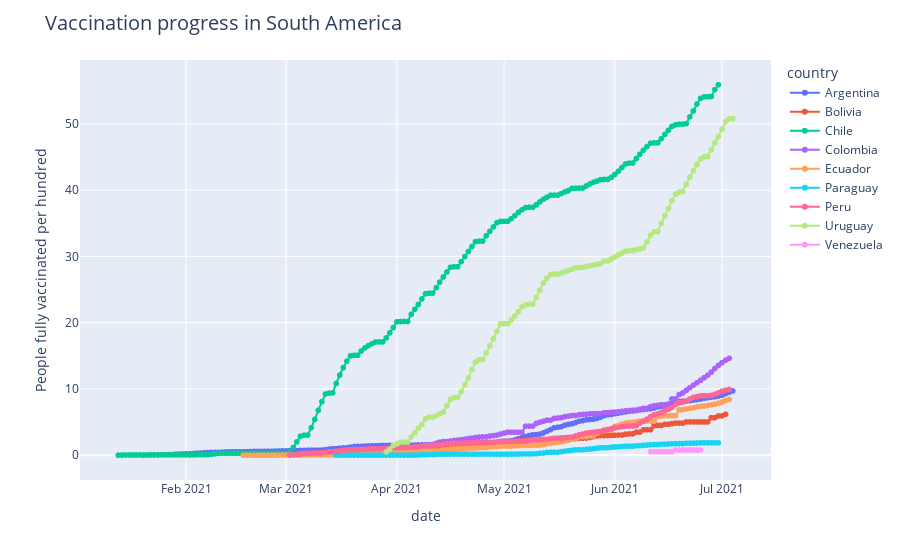

Notebook source saved alongside this figure:
### Code cell
fig = px.line(df_southa, x='date', y='people_fully_vaccinated_per_hundred', color='country', text='country')

fig.update_traces(mode='markers+lines',
                  hovertemplate=
                  '<b>%{text}</b><br>'+
                  'Fully vaccinated per 100: <b>%{y:.2f}</b><br>'+
                  '<extra>%{x}</extra>')

fig.update_layout(
    title = 'Vaccination progress in South America',
    title_font_size=20,
    hoverlabel=dict(font_size=12), 
    hovermode='x'
    )

fig.update_yaxes(
    title="People fully vaccinated per hundred"
    )

fig.show()

### Figure 1 — Plotly figure (JSON) as saved in the notebook; plotly's stock layout.template omitted (floating-point values rounded to 4 significant figures; data arrays with more than 128 entries replaced by an {"elided": "..."} marker saying what was removed)
{"data": [{"hovertemplate": "<b>%{text}</b><br>Fully vaccinated per 100: <b>%{y:.2f}</b><br><extra>%{x}</extra>", "legendgroup": "Argentina", "line": {"color": "#636efa", "dash": "solid"}, "mode": "markers+lines", "name": "Argentina", "showlegend": true, "text": {"elided": "166 str values"}, "type": "scattergl", "x": {"elided": "166 str values"}, "xaxis": "x", "y": {"elided": "166 float values"}, "yaxis": "y"}, {"hovertemplate": "<b>%{text}</b><br>Fully vaccinated per 100: <b>%{y:.2f}</b><br><extra>%{x}</extra>", "legendgroup": "Bolivia", "line": {"color": "#EF553B", "dash": "solid"}, "mode": "markers+lines", "name": "Bolivia", "showlegend": true, "text": ["Bolivia", "Bolivia", "Bolivia", "Bolivia", "Bolivia", "Bolivia", "Bolivia", "Bolivia", "Bolivia", "Bolivia", "Bolivia", "Bolivia", "Bolivia", "Bolivia", "Bolivia", "Bolivia", "Bolivia", "Bolivia", "Bolivia", "Bolivia", "Bolivia", "Bolivia", "Bolivia", "Bolivia", "Bolivia", "Bolivia", "Bolivia", "Bolivia", "Bolivia", "Bolivia", "Bolivia", "Bolivia", "Bolivia", "Bolivia", "Bolivia", "Bolivia", "Bolivia", "Bolivia", "Bolivia", "Bolivia", "Bolivia", "Bolivia", "Bolivia", "Bolivia", "Bolivia", "Bolivia", "Bolivia", "Bolivia", "Bolivia", "Bolivia", "Bolivia", "Bolivia", "Bolivia", "Bolivia", "Bolivia", "Bolivia", "Bolivia", "Bolivia", "Bolivia", "Bolivia", "Bolivia", "Bolivia", "Bolivia", "Bolivia", "Bolivia", "Bolivia", "Bolivia", "Bolivia", "Bolivia", "Bolivia", "Bolivia", "Bolivia", "Bolivia", "Bolivia", "Bolivia", "Bolivia", "Bolivia", "Bolivia", "Bolivia", "Bolivia", "Bolivia", "Bolivia", "Bolivia", "Bolivia", "Bolivia", "Bolivia", "Bolivia", "Bolivia", "Bolivia", "Bolivia", "Bolivia", "Bolivia", "Bolivia", "Bolivia", "Bolivia", "Bolivia", "Bolivia", "Bolivia", "Bolivia", "Bolivia", "Bolivia", "Bolivia", "Bolivia", "Bolivia", "Bolivia", "Bolivia", "Bolivia", "Bolivia", "Bolivia", "Bolivia", "Bolivia", "Bolivia", "Bolivia", "Bolivia", "Bolivia", "Bolivia", "Bolivia", "Bolivia", "Bolivia", "Bolivia", "Bolivia", "Bolivia", "Bolivia"], "type": "scattergl", "x": ["2021-03-02", "2021-03-03", "2021-03-04", "2021-03-05", "2021-03-06", "2021-03-07", "2021-03-08", "2021-03-09", "2021-03-10", "2021-03-11", "2021-03-12", "2021-03-13", "2021-03-14", "2021-03-15", "2021-03-16", "2021-03-17", "2021-03-18", "2021-03-19", "2021-03-20", "2021-03-21", "2021-03-22", "2021-03-23", "2021-03-24", "2021-03-25", "2021-03-26", "2021-03-27", "2021-03-28", "2021-03-29", "2021-03-30", "2021-03-31", "2021-04-01", "2021-04-02", "2021-04-03", "2021-04-04", "2021-04-05", "2021-04-06", "2021-04-07", "2021-04-08", "2021-04-09", "2021-04-10", "2021-04-11", "2021-04-12", "2021-04-13", "2021-04-14", "2021-04-15", "2021-04-16", "2021-04-17", "2021-04-18", "2021-04-19", "2021-04-20", "2021-04-21", "2021-04-22", "2021-04-23", "2021-04-24", "2021-04-25", "2021-04-26", "2021-04-27", "2021-04-28", "2021-04-29", "2021-04-30", "2021-05-01", "2021-05-02", "2021-05-03", "2021-05-04", "2021-05-05", "2021-05-06", "2021-05-07", "2021-05-08", "2021-05-09", "2021-05-10", "2021-05-11", "2021-05-12", "2021-05-13", "2021-05-14", "2021-05-15", "2021-05-16", "2021-05-17", "2021-05-18", "2021-05-19", "2021-05-20", "2021-05-21", "2021-05-22", "2021-05-23", "2021-05-24", "2021-05-25", "2021-05-26", "2021-05-27", "2021-05-28", "2021-05-29", "2021-05-30", "2021-05-31", "2021-06-01", "2021-06-02", "2021-06-03", "2021-06-04", "2021-06-05", "2021-06-06", "2021-06-07", "2021-06-08", "2021-06-09", "2021-06-10", "2021-06-11", "2021-06-12", "2021-06-13", "2021-06-14", "2021-06-15", "2021-06-16", "2021-06-17", "2021-06-18", "2021-06-19", "2021-06-20", "2021-06-21", "2021-06-22", "2021-06-23", "2021-06-24", "2021-06-25", "2021-06-26", "2021-06-27", "2021-06-28", "2021-06-29", "2021-06-30", "2021-07-01", "2021-07-02"], "xaxis": "x", "y": [0.08, 0.08, 0.08, 0.08, 0.08, 0.08, 0.08, 0.08, 0.08, 0.09, 0.09, 0.09, 0.09, 0.09, 0.09, 0.09, 0.1, 0.15, 0.16, 0.17, 0.24, 0.36, 0.49, 0.61, 0.74, 0.76, 0.76, 0.82, 0.88, 0.94, 0.99, 0.99, 1, 1, 1.06, 1.1, 1.14, 1.17, 1.21, 1.21, 1.21, 1.24, 1.27, 1.31, 1.36, 1.41, 1.42, 1.42, 1.47, 1.52, 1.57, 1.62, 1.63, 1.63, 1.64, 1.7, 1.76, 1.84, 1.84, 1.84, 2, 2, 2.06, 2.11, 2.16, 2.2, 2.25, 2.26, 2.27, 2.31, 2.34, 2.37, 2.37, 2.4, 2.43, 2.44, 2.45, 2.5, 2.5, 2.5, 2.54, 2.56, 2.57, 2.59, 2.68, 2.79, 2.91, 2.96, 2.97, 2.97, 3, 3.02, 3.04, 3.05, 3.18, 3.21, 3.22, 3.49, 3.49, 3.85, 3.85, 3.85, 4.48, 4.5, 4.5, 4.67, 4.67, 4.77, 4.85, 4.85, 4.85, 5.02, 5.02, 5.02, 5.02, 5.02, 5.02, 5.02, 5.67, 5.67, 5.93, 5.93, 6.17], "yaxis": "y"}, {"hovertemplate": "<b>%{text}</b><br>Fully vaccinated per 100: <b>%{y:.2f}</b><br><extra>%{x}</extra>", "legendgroup": "Chile", "line": {"color": "#00cc96", "dash": "solid"}, "mode": "markers+lines", "name": "Chile", "showlegend": true, "text": {"elided": "169 str values"}, "type": "scattergl", "x": {"elided": "169 str values"}, "xaxis": "x", "y": {"elided": "169 float values"}, "yaxis": "y"}, {"hovertemplate": "<b>%{text}</b><br>Fully vaccinated per 100: <b>%{y:.2f}</b><br><extra>%{x}</extra>", "legendgroup": "Colombia", "line": {"color": "#ab63fa", "dash": "solid"}, "mode": "markers+lines", "name": "Colombia", "showlegend": true, "text": ["Colombia", "Colombia", "Colombia", "Colombia", "Colombia", "Colombia", "Colombia", "Colombia", "Colombia", "Colombia", "Colombia", "Colombia", "Colombia", "Colombia", "Colombia", "Colombia", "Colombia", "Colombia", "Colombia", "Colombia", "Colombia", "Colombia", "Colombia", "Colombia", "Colombia", "Colombia", "Colombia", "Colombia", "Colombia", "Colombia", "Colombia", "Colombia", "Colombia", "Colombia", "Colombia", "Colombia", "Colombia", "Colombia", "Colombia", "Colombia", "Colombia", "Colombia", "Colombia", "Colombia", "Colombia", "Colombia", "Colombia", "Colombia", "Colombia", "Colombia", "Colombia", "Colombia", "Colombia", "Colombia", "Colombia", "Colombia", "Colombia", "Colombia", "Colombia", "Colombia", "Colombia", "Colombia", "Colombia", "Colombia", "Colombia", "Colombia", "Colombia", "Colombia", "Colombia", "Colombia", "Colombia", "Colombia", "Colombia", "Colombia", "Colombia", "Colombia", "Colombia", "Colombia", "Colombia", "Colombia", "Colombia", "Colombia", "Colombia", "Colombia", "Colombia", "Colombia", "Colombia", "Colombia", "Colombia", "Colombia", "Colombia", "Colombia", "Colombia", "Colombia", "Colombia", "Colombia", "Colombia", "Colombia", "Colombia", "Colombia", "Colombia", "Colombia", "Colombia", "Colombia", "Colombia", "Colombia", "Colombia", "Colombia", "Colombia", "Colombia", "Colombia", "Colombia", "Colombia"], "type": "scattergl", "x": ["2021-03-13", "2021-03-14", "2021-03-15", "2021-03-16", "2021-03-17", "2021-03-18", "2021-03-19", "2021-03-20", "2021-03-21", "2021-03-22", "2021-03-23", "2021-03-24", "2021-03-25", "2021-03-26", "2021-03-27", "2021-03-28", "2021-03-29", "2021-03-30", "2021-03-31", "2021-04-01", "2021-04-02", "2021-04-03", "2021-04-04", "2021-04-05", "2021-04-06", "2021-04-07", "2021-04-08", "2021-04-09", "2021-04-10", "2021-04-11", "2021-04-12", "2021-04-13", "2021-04-14", "2021-04-15", "2021-04-16", "2021-04-17", "2021-04-18", "2021-04-19", "2021-04-20", "2021-04-21", "2021-04-22", "2021-04-23", "2021-04-24", "2021-04-25", "2021-04-26", "2021-04-27", "2021-04-28", "2021-04-29", "2021-04-30", "2021-05-01", "2021-05-02", "2021-05-03", "2021-05-04", "2021-05-05", "2021-05-06", "2021-05-07", "2021-05-08", "2021-05-09", "2021-05-10", "2021-05-11", "2021-05-12", "2021-05-13", "2021-05-14", "2021-05-15", "2021-05-16", "2021-05-17", "2021-05-18", "2021-05-19", "2021-05-20", "2021-05-21", "2021-05-22", "2021-05-23", "2021-05-24", "2021-05-25", "2021-05-26", "2021-05-27", "2021-05-28", "2021-05-29", "2021-05-30", "2021-05-31", "2021-06-01", "2021-06-02", "2021-06-03", "2021-06-04", "2021-06-05", "2021-06-06", "2021-06-07", "2021-06-08", "2021-06-09", "2021-06-10", "2021-06-11", "2021-06-12", "2021-06-13", "2021-06-14", "2021-06-15", "2021-06-16", "2021-06-17", "2021-06-18", "2021-06-19", "2021-06-20", "2021-06-21", "2021-06-22", "2021-06-23", "2021-06-24", "2021-06-25", "2021-06-26", "2021-06-27", "2021-06-28", "2021-06-29", "2021-06-30", "2021-07-01", "2021-07-02", "2021-07-03"], "xaxis": "x", "y": [0.07, 0.08, 0.09, 0.09, 0.1, 0.11, 0.11, 0.11, 0.11, 0.12, 0.12, 0.15, 0.23, 0.29, 0.35, 0.38, 0.45, 0.52, 0.56, 0.66, 0.72, 0.77, 0.79, 0.83, 0.83, 1.07, 1.26, 1.46, 1.59, 1.59, 1.8, 1.98, 2.06, 2.06, 2.15, 2.23, 2.27, 2.34, 2.42, 2.52, 2.59, 2.67, 2.74, 2.77, 2.77, 2.9, 2.96, 3.04, 3.2, 3.34, 3.47, 3.47, 3.47, 3.47, 3.47, 4.39, 4.39, 4.39, 4.8, 4.98, 5.13, 5.29, 5.29, 5.55, 5.62, 5.67, 5.82, 5.9, 5.99, 5.99, 6.11, 6.15, 6.19, 6.24, 6.28, 6.28, 6.28, 6.41, 6.43, 6.47, 6.51, 6.56, 6.62, 6.69, 6.75, 6.78, 6.82, 6.95, 7.06, 7.06, 7.34, 7.47, 7.53, 7.62, 7.62, 7.62, 8.5, 8.5, 9.15, 9.4, 9.78, 10.2, 10.58, 10.94, 11.32, 11.69, 12.06, 12.55, 13.08, 13.55, 13.96, 14.33, 14.62], "yaxis": "y"}, {"hovertemplate": "<b>%{text}</b><br>Fully vaccinated per 100: <b>%{y:.2f}</b><br><extra>%{x}</extra>", "legendgroup": "Ecuador", "line": {"color": "#FFA15A", "dash": "solid"}, "mode": "markers+lines", "name": "Ecuador", "showlegend": true, "text": {"elided": "137 str values"}, "type": "scattergl", "x": {"elided": "137 str values"}, "xaxis": "x", "y": {"elided": "137 float values"}, "yaxis": "y"}, {"hovertemplate": "<b>%{text}</b><br>Fully vaccinated per 100: <b>%{y:.2f}</b><br><extra>%{x}</extra>", "legendgroup": "Paraguay", "line": {"color": "#19d3f3", "dash": "solid"}, "mode": "markers+lines", "name": "Paraguay", "showlegend": true, "text": ["Paraguay", "Paraguay", "Paraguay", "Paraguay", "Paraguay", "Paraguay", "Paraguay", "Paraguay", "Paraguay", "Paraguay", "Paraguay", "Paraguay", "Paraguay", "Paraguay", "Paraguay", "Paraguay", "Paraguay", "Paraguay", "Paraguay", "Paraguay", "Paraguay", "Paraguay", "Paraguay", "Paraguay", "Paraguay", "Paraguay", "Paraguay", "Paraguay", "Paraguay", "Paraguay", "Paraguay", "Paraguay", "Paraguay", "Paraguay", "Paraguay", "Paraguay", "Paraguay", "Paraguay", "Paraguay", "Paraguay", "Paraguay", "Paraguay", "Paraguay", "Paraguay", "Paraguay", "Paraguay", "Paraguay", "Paraguay", "Paraguay", "Paraguay", "Paraguay", "Paraguay", "Paraguay", "Paraguay", "Paraguay", "Paraguay", "Paraguay", "Paraguay", "Paraguay", "Paraguay", "Paraguay", "Paraguay", "Paraguay", "Paraguay", "Paraguay", "Paraguay", "Paraguay", "Paraguay", "Paraguay", "Paraguay", "Paraguay", "Paraguay", "Paraguay", "Paraguay", "Paraguay", "Paraguay", "Paraguay", "Paraguay", "Paraguay", "Paraguay", "Paraguay", "Paraguay", "Paraguay", "Paraguay", "Paraguay", "Paraguay", "Paraguay", "Paraguay", "Paraguay", "Paraguay", "Paraguay", "Paraguay", "Paraguay", "Paraguay", "Paraguay", "Paraguay", "Paraguay", "Paraguay", "Paraguay", "Paraguay", "Paraguay", "Paraguay", "Paraguay", "Paraguay", "Paraguay", "Paraguay", "Paraguay", "Paraguay"], "type": "scattergl", "x": ["2021-03-15", "2021-03-16", "2021-03-17", "2021-03-18", "2021-03-19", "2021-03-20", "2021-03-21", "2021-03-22", "2021-03-23", "2021-03-24", "2021-03-25", "2021-03-26", "2021-03-27", "2021-03-28", "2021-03-29", "2021-03-30", "2021-03-31", "2021-04-01", "2021-04-02", "2021-04-03", "2021-04-04", "2021-04-05", "2021-04-06", "2021-04-07", "2021-04-08", "2021-04-09", "2021-04-10", "2021-04-11", "2021-04-12", "2021-04-13", "2021-04-14", "2021-04-15", "2021-04-16", "2021-04-17", "2021-04-18", "2021-04-19", "2021-04-20", "2021-04-21", "2021-04-22", "2021-04-23", "2021-04-24", "2021-04-25", "2021-04-26", "2021-04-27", "2021-04-28", "2021-04-29", "2021-04-30", "2021-05-01", "2021-05-02", "2021-05-03", "2021-05-04", "2021-05-05", "2021-05-06", "2021-05-07", "2021-05-08", "2021-05-09", "2021-05-10", "2021-05-11", "2021-05-12", "2021-05-13", "2021-05-14", "2021-05-15", "2021-05-16", "2021-05-17", "2021-05-18", "2021-05-19", "2021-05-20", "2021-05-21", "2021-05-22", "2021-05-23", "2021-05-24", "2021-05-25", "2021-05-26", "2021-05-27", "2021-05-28", "2021-05-29", "2021-05-30", "2021-05-31", "2021-06-01", "2021-06-02", "2021-06-03", "2021-06-04", "2021-06-05", "2021-06-06", "2021-06-07", "2021-06-08", "2021-06-09", "2021-06-10", "2021-06-11", "2021-06-12", "2021-06-13", "2021-06-14", "2021-06-15", "2021-06-16", "2021-06-17", "2021-06-18", "2021-06-19", "2021-06-20", "2021-06-21", "2021-06-22", "2021-06-23", "2021-06-24", "2021-06-25", "2021-06-26", "2021-06-27", "2021-06-28", "2021-06-29", "2021-06-30"], "xaxis": "x", "y": [0, 0.01, 0.01, 0.02, 0.02, 0.02, 0.02, 0.02, 0.02, 0.02, 0.02, 0.02, 0.02, 0.02, 0.02, 0.02, 0.03, 0.03, 0.03, 0.03, 0.03, 0.03, 0.03, 0.04, 0.06, 0.09, 0.11, 0.11, 0.13, 0.14, 0.15, 0.16, 0.16, 0.16, 0.16, 0.17, 0.17, 0.17, 0.17, 0.17, 0.17, 0.17, 0.17, 0.17, 0.17, 0.17, 0.17, 0.17, 0.17, 0.18, 0.18, 0.19, 0.19, 0.2, 0.2, 0.2, 0.24, 0.29, 0.34, 0.42, 0.44, 0.44, 0.45, 0.54, 0.62, 0.69, 0.75, 0.81, 0.82, 0.83, 0.89, 0.94, 1, 1.06, 1.13, 1.15, 1.15, 1.21, 1.25, 1.27, 1.32, 1.36, 1.37, 1.37, 1.43, 1.46, 1.48, 1.54, 1.6, 1.61, 1.61, 1.66, 1.68, 1.7, 1.72, 1.76, 1.76, 1.76, 1.8, 1.82, 1.83, 1.85, 1.87, 1.87, 1.87, 1.87, 1.87, 1.87], "yaxis": "y"}, {"hovertemplate": "<b>%{text}</b><br>Fully vaccinated per 100: <b>%{y:.2f}</b><br><extra>%{x}</extra>", "legendgroup": "Peru", "line": {"color": "#FF6692", "dash": "solid"}, "mode": "markers+lines", "name": "Peru", "showlegend": true, "text": ["Peru", "Peru", "Peru", "Peru", "Peru", "Peru", "Peru", "Peru", "Peru", "Peru", "Peru", "Peru", "Peru", "Peru", "Peru", "Peru", "Peru", "Peru", "Peru", "Peru", "Peru", "Peru", "Peru", "Peru", "Peru", "Peru", "Peru", "Peru", "Peru", "Peru", "Peru", "Peru", "Peru", "Peru", "Peru", "Peru", "Peru", "Peru", "Peru", "Peru", "Peru", "Peru", "Peru", "Peru", "Peru", "Peru", "Peru", "Peru", "Peru", "Peru", "Peru", "Peru", "Peru", "Peru", "Peru", "Peru", "Peru", "Peru", "Peru", "Peru", "Peru", "Peru", "Peru", "Peru", "Peru", "Peru", "Peru", "Peru", "Peru", "Peru", "Peru", "Peru", "Peru", "Peru", "Peru", "Peru", "Peru", "Peru", "Peru", "Peru", "Peru", "Peru", "Peru", "Peru", "Peru", "Peru", "Peru", "Peru", "Peru", "Peru", "Peru", "Peru", "Peru", "Peru", "Peru", "Peru", "Peru", "Peru", "Peru", "Peru", "Peru", "Peru", "Peru", "Peru", "Peru", "Peru", "Peru", "Peru", "Peru", "Peru", "Peru", "Peru", "Peru", "Peru", "Peru", "Peru", "Peru", "Peru", "Peru", "Peru", "Peru", "Peru", "Peru", "Peru"], "type": "scattergl", "x": ["2021-03-02", "2021-03-03", "2021-03-04", "2021-03-05", "2021-03-06", "2021-03-07", "2021-03-08", "2021-03-09", "2021-03-10", "2021-03-11", "2021-03-12", "2021-03-13", "2021-03-14", "2021-03-15", "2021-03-16", "2021-03-17", "2021-03-18", "2021-03-19", "2021-03-20", "2021-03-21", "2021-03-22", "2021-03-23", "2021-03-24", "2021-03-25", "2021-03-26", "2021-03-27", "2021-03-28", "2021-03-29", "2021-03-30", "2021-03-31", "2021-04-01", "2021-04-02", "2021-04-03", "2021-04-04", "2021-04-05", "2021-04-06", "2021-04-07", "2021-04-08", "2021-04-09", "2021-04-10", "2021-04-11", "2021-04-12", "2021-04-13", "2021-04-14", "2021-04-15", "2021-04-16", "2021-04-17", "2021-04-18", "2021-04-19", "2021-04-20", "2021-04-21", "2021-04-22", "2021-04-23", "2021-04-24", "2021-04-25", "2021-04-26", "2021-04-27", "2021-04-28", "2021-04-29", "2021-04-30", "2021-05-01", "2021-05-02", "2021-05-03", "2021-05-04", "2021-05-05", "2021-05-06", "2021-05-07", "2021-05-08", "2021-05-09", "2021-05-10", "2021-05-11", "2021-05-12", "2021-05-13", "2021-05-14", "2021-05-15", "2021-05-16", "2021-05-17", "2021-05-18", "2021-05-19", "2021-05-20", "2021-05-21", "2021-05-22", "2021-05-23", "2021-05-24", "2021-05-25", "2021-05-26", "2021-05-27", "2021-05-28", "2021-05-29", "2021-05-30", "2021-05-31", "2021-06-01", "2021-06-02", "2021-06-03", "2021-06-04", "2021-06-05", "2021-06-06", "2021-06-07", "2021-06-08", "2021-06-09", "2021-06-10", "2021-06-11", "2021-06-12", "2021-06-13", "2021-06-14", "2021-06-15", "2021-06-16", "2021-06-17", "2021-06-18", "2021-06-19", "2021-06-20", "2021-06-21", "2021-06-22", "2021-06-23", "2021-06-24", "2021-06-25", "2021-06-26", "2021-06-27", "2021-06-28", "2021-06-29", "2021-06-30", "2021-07-01", "2021-07-02", "2021-07-03"], "xaxis": "x", "y": [0.01, 0.04, 0.13, 0.22, 0.27, 0.28, 0.32, 0.34, 0.35, 0.37, 0.42, 0.51, 0.52, 0.6, 0.67, 0.74, 0.79, 0.84, 0.86, 0.86, 0.89, 0.91, 0.94, 0.95, 0.96, 0.97, 0.97, 1.01, 1.08, 1.13, 1.14, 1.15, 1.17, 1.17, 1.2, 1.25, 1.3, 1.39, 1.44, 1.47, 1.47, 1.51, 1.57, 1.63, 1.7, 1.76, 1.8, 1.81, 1.83, 1.84, 1.87, 1.88, 1.89, 1.89, 1.89, 1.91, 1.94, 1.97, 2.01, 2.06, 2.07, 2.07, 2.09, 2.09, 2.1, 2.11, 2.15, 2.22, 2.3, 2.33, 2.36, 2.39, 2.42, 2.48, 2.54, 2.59, 2.61, 2.64, 2.7, 2.75, 2.91, 3.07, 3.19, 3.35, 3.42, 3.46, 3.54, 3.62, 3.79, 3.88, 4.01, 4.12, 4.23, 4.31, 4.37, 4.41, 4.41, 4.48, 4.83, 5.11, 5.43, 5.83, 6.1, 6.23, 6.46, 6.73, 6.95, 7.25, 7.66, 7.93, 8.01, 8.2, 8.48, 8.73, 8.85, 8.95, 8.98, 8.99, 9.03, 9.2, 9.42, 9.65, 9.82, 9.93], "yaxis": "y"}, {"hovertemplate": "<b>%{text}</b><br>Fully vaccinated per 100: <b>%{y:.2f}</b><br><extra>%{x}</extra>", "legendgroup": "Uruguay", "line": {"color": "#B6E880", "dash": "solid"}, "mode": "markers+lines", "name": "Uruguay", "showlegend": true, "text": ["Uruguay", "Uruguay", "Uruguay", "Uruguay", "Uruguay", "Uruguay", "Uruguay", "Uruguay", "Uruguay", "Uruguay", "Uruguay", "Uruguay", "Uruguay", "Uruguay", "Uruguay", "Uruguay", "Uruguay", "Uruguay", "Uruguay", "Uruguay", "Uruguay", "Uruguay", "Uruguay", "Uruguay", "Uruguay", "Uruguay", "Uruguay", "Uruguay", "Uruguay", "Uruguay", "Uruguay", "Uruguay", "Uruguay", "Uruguay", "Uruguay", "Uruguay", "Uruguay", "Uruguay", "Uruguay", "Uruguay", "Uruguay", "Uruguay", "Uruguay", "Uruguay", "Uruguay", "Uruguay", "Uruguay", "Uruguay", "Uruguay", "Uruguay", "Uruguay", "Uruguay", "Uruguay", "Uruguay", "Uruguay", "Uruguay", "Uruguay", "Uruguay", "Uruguay", "Uruguay", "Uruguay", "Uruguay", "Uruguay", "Uruguay", "Uruguay", "Uruguay", "Uruguay", "Uruguay", "Uruguay", "Uruguay", "Uruguay", "Uruguay", "Uruguay", "Uruguay", "Uruguay", "Uruguay", "Uruguay", "Uruguay", "Uruguay", "Uruguay", "Uruguay", "Uruguay", "Uruguay", "Uruguay", "Uruguay", "Uruguay", "Uruguay", "Uruguay", "Uruguay", "Uruguay", "Uruguay", "Uruguay", "Uruguay", "Uruguay", "Uruguay", "Uruguay", "Uruguay", "Uruguay"], "type": "scattergl", "x": ["2021-03-29", "2021-03-30", "2021-03-31", "2021-04-01", "2021-04-02", "2021-04-03", "2021-04-04", "2021-04-05", "2021-04-06", "2021-04-07", "2021-04-08", "2021-04-09", "2021-04-10", "2021-04-11", "2021-04-12", "2021-04-13", "2021-04-14", "2021-04-15", "2021-04-16", "2021-04-17", "2021-04-18", "2021-04-19", "2021-04-20", "2021-04-21", "2021-04-22", "2021-04-23", "2021-04-24", "2021-04-25", "2021-04-26", "2021-04-27", "2021-04-28", "2021-04-29", "2021-04-30", "2021-05-01", "2021-05-02", "2021-05-03", "2021-05-04", "2021-05-05", "2021-05-06", "2021-05-07", "2021-05-08", "2021-05-09", "2021-05-10", "2021-05-11", "2021-05-12", "2021-05-13", "2021-05-14", "2021-05-15", "2021-05-16", "2021-05-17", "2021-05-18", "2021-05-19", "2021-05-20", "2021-05-21", "2021-05-22", "2021-05-23", "2021-05-24", "2021-05-25", "2021-05-26", "2021-05-27", "2021-05-28", "2021-05-29", "2021-05-30", "2021-05-31", "2021-06-01", "2021-06-02", "2021-06-03", "2021-06-04", "2021-06-05", "2021-06-06", "2021-06-07", "2021-06-08", "2021-06-09", "2021-06-10", "2021-06-11", "2021-06-12", "2021-06-13", "2021-06-14", "2021-06-15", "2021-06-16", "2021-06-17", "2021-06-18", "2021-06-19", "2021-06-20", "2021-06-21", "2021-06-22", "2021-06-23", "2021-06-24", "2021-06-25", "2021-06-26", "2021-06-27", "2021-06-28", "2021-06-29", "2021-06-30", "2021-07-01", "2021-07-02", "2021-07-03", "2021-07-04"], "xaxis": "x", "y": [0.5, 0.9, 1.48, 1.72, 1.97, 1.98, 1.98, 2.77, 3.38, 4.08, 4.69, 5.5, 5.76, 5.76, 5.97, 6.26, 6.54, 7.48, 8.44, 8.71, 8.71, 9.6, 10.63, 11.7, 12.91, 14.04, 14.4, 14.4, 15.45, 16.52, 17.57, 18.68, 19.83, 19.83, 19.83, 20.38, 21.01, 21.64, 22.41, 22.69, 22.79, 22.8, 23.85, 24.91, 25.98, 26.69, 27.24, 27.33, 27.33, 27.48, 27.69, 27.87, 28.06, 28.25, 28.32, 28.33, 28.46, 28.57, 28.66, 28.78, 28.92, 29.3, 29.3, 29.6, 29.9, 30.21, 30.51, 30.8, 30.88, 30.88, 31.01, 31.12, 31.3, 32.18, 33.16, 33.72, 33.74, 34.99, 36.13, 37.22, 38.4, 39.38, 39.71, 39.74, 40.89, 41.95, 42.93, 43.86, 44.69, 45.03, 45.07, 46.09, 47.11, 48.07, 49.16, 50.32, 50.75, 50.77], "yaxis": "y"}, {"hovertemplate": "<b>%{text}</b><br>Fully vaccinated per 100: <b>%{y:.2f}</b><br><extra>%{x}</extra>", "legendgroup": "Venezuela", "line": {"color": "#FF97FF", "dash": "solid"}, "mode": "markers+lines", "name": "Venezuela", "showlegend": true, "text": ["Venezuela", "Venezuela", "Venezuela", "Venezuela", "Venezuela", "Venezuela", "Venezuela", "Venezuela", "Venezuela", "Venezuela", "Venezuela", "Venezuela", "Venezuela", "Venezuela", "Venezuela"], "type": "scattergl", "x": ["2021-06-11", "2021-06-12", "2021-06-13", "2021-06-14", "2021-06-15", "2021-06-16", "2021-06-17", "2021-06-18", "2021-06-19", "2021-06-20", "2021-06-21", "2021-06-22", "2021-06-23", "2021-06-24", "2021-06-25"], "xaxis": "x", "y": [0.53, 0.53, 0.53, 0.53, 0.53, 0.53, 0.53, 0.79, 0.79, 0.79, 0.79, 0.79, 0.79, 0.79, 0.79], "yaxis": "y"}], "layout": {"hoverlabel": {"font": {"size": 12}}, "hovermode": "x", "legend": {"title": {"text": "country"}, "tracegroupgap": 0}, "margin": {"t": 60}, "title": {"font": {"size": 20}, "text": "Vaccination progress in South America"}, "xaxis": {"anchor": "y", "domain": [0, 1], "title": {"text": "date"}}, "yaxis": {"anchor": "x", "domain": [0, 1], "title": {"text": "People fully vaccinated per hundred"}}}}
